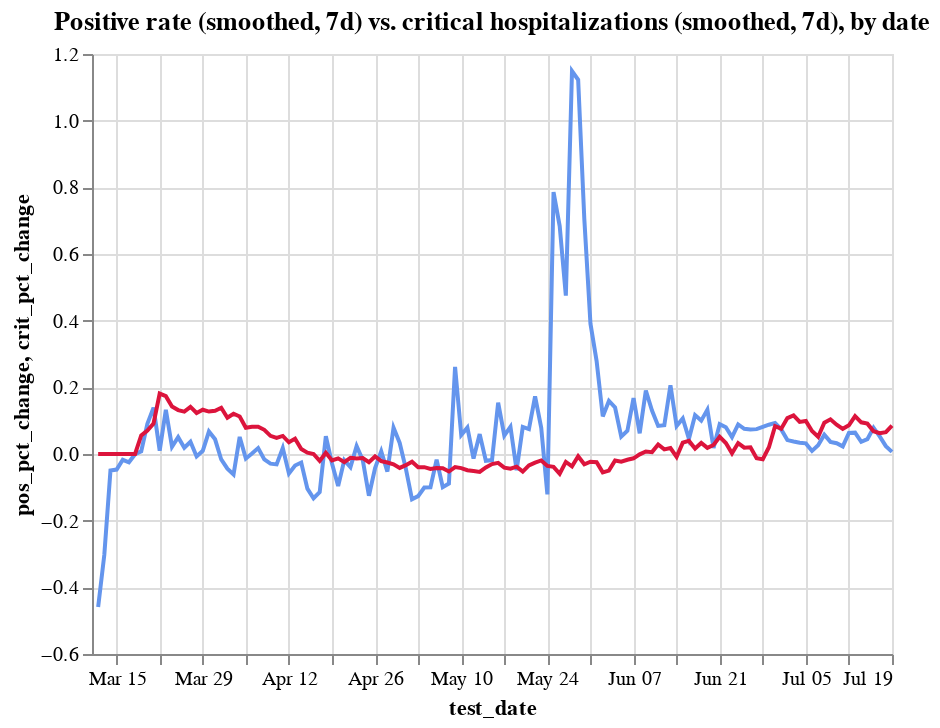

The cell this chart's notebook holds for it:
### Code cell
c1 = alt.Chart(hos_and_rate
               .assign(pos_pct_change = lambda x: x.pos_pct_change.ewm(span=7).mean())
              ).mark_line(color='cornflowerblue').encode(
    x='test_date',
    y='pos_pct_change',
    tooltip=['test_date', 'positive_rate'],
)
c2 = alt.Chart(hos_and_rate
               .assign(crit_pct_change = lambda x: x.crit_pct_change.ewm(span=7).mean())
              ).mark_line(color='crimson').encode(
    x='test_date',
    y='crit_pct_change',
    tooltip=['test_date', 'critical'],
)


alt.layer(c1, c2).properties(title='Positive rate (smoothed, 7d) vs. critical hospitalizations (smoothed, 7d), by date')

### Figure 1 — Vega-Lite specification as saved in the notebook (floating-point values rounded to 4 significant figures; data arrays with more than 128 entries replaced by an {"elided": "..."} marker saying what was removed)
{"config": {"view": {"continuousWidth": 400, "continuousHeight": 300}}, "layer": [{"data": {"name": "data-8011b115686486f0899c6e218ad92e11"}, "mark": {"type": "line", "color": "cornflowerblue"}, "encoding": {"tooltip": [{"type": "temporal", "field": "test_date"}, {"type": "quantitative", "field": "positive_rate"}], "x": {"type": "temporal", "field": "test_date"}, "y": {"type": "quantitative", "field": "pos_pct_change"}}}, {"data": {"name": "data-4a9b3473fcf227f4a67b5896b1899258"}, "mark": {"type": "line", "color": "crimson"}, "encoding": {"tooltip": [{"type": "temporal", "field": "test_date"}, {"type": "quantitative", "field": "critical"}], "x": {"type": "temporal", "field": "test_date"}, "y": {"type": "quantitative", "field": "crit_pct_change"}}}], "title": "Positive rate (smoothed, 7d) vs. critical hospitalizations (smoothed, 7d), by date", "$schema": "https://vega.github.io/schema/vega-lite/v4.8.1.json", "datasets": {"data-8011b115686486f0899c6e218ad92e11": {"elided": "131 records"}, "data-4a9b3473fcf227f4a67b5896b1899258": {"elided": "131 records"}}}
